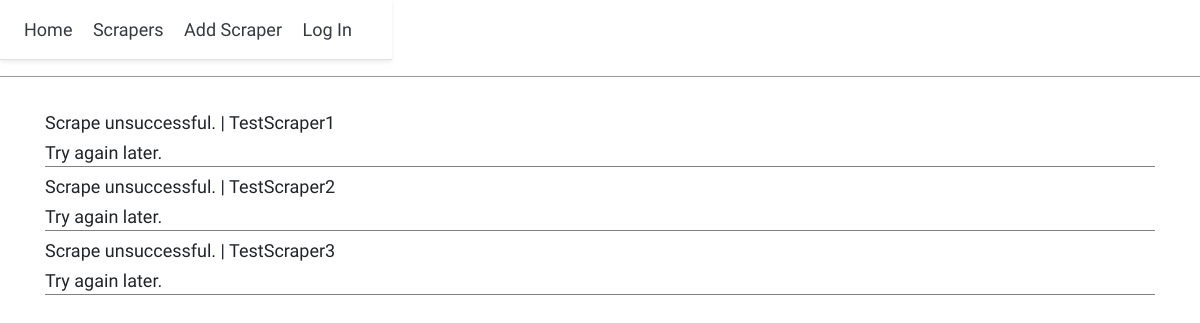
The page /scrapers/megascrape/ on the database as committed earlier.
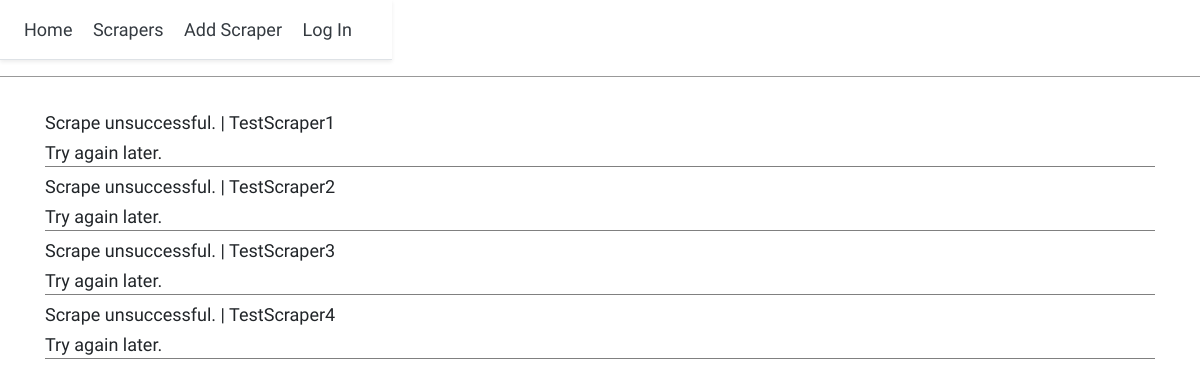
The same page on the database as committed later.
### scraper/models.py (models this page shows, shortened)
class Scraper(models.Model):
    name = models.CharField(max_length=100)
    ip_address = models.GenericIPAddressField()
    port = models.PositiveSmallIntegerField()
    seed = models.URLField(blank=True)

### scraper/views.py (the view)
# urls.py: path('megascrape/', ScraperMegaOutputView.as_view(), name = 'megascrape'),
class ScraperMegaOutputView(TemplateView):
    template_name = 'scraper_mega_output.html'
    def get_context_data(self, **kwargs):
        scrapers = Scraper.objects.all()
        context = {'messages': MegaScrape(scrapers),}
        return context

### scraper/mega_client.py (called while the page is built)
def MegaScrape(scrapers):
    message = []
    que = Queue()
    threads = []
    for scraper in scrapers:
        t = threading.Thread(target= lambda q, arg1 : q.put(GetOutput(arg1[0],arg1[1],arg1[2], arg1[3])),
                             args=(que, [scraper.ip_address, scraper.port, scraper.seed, scraper.name]))
        t.start()
        threads.append(t)
    for thread in threads:
        thread.join()
    while not que.empty():
        message += que.get()
    message.sort()
    return message

### templates/scraper_mega_output.html (shortened to what this page needs)
{% extends 'base.html' %}
{% block content %}
{% for message in messages %}
    {% if message|first|first == "Scrape unsuccessful." %}
        <p class="info">{{ message|first|first }} | {{ message|last }}
    {% else%}
        <p class="info"><a href="{{ message|first|first }}">{{ message|first|first }}</a> | {{ message|last }} |
        <a href="{% url 'scraper_further_output' name=message|last seed=message|first|first %}">Scrape This Site</a></p>
    {% endif %}
<p class="scraped">
  {{ message|first|last }}
</p>
{% endfor %}
{% endblock content %}

Rows that differ between the two databases and show on the page:
added Scraper: message "Scrape unsuccessful.", name "TestScraper4", message "Try again later."
